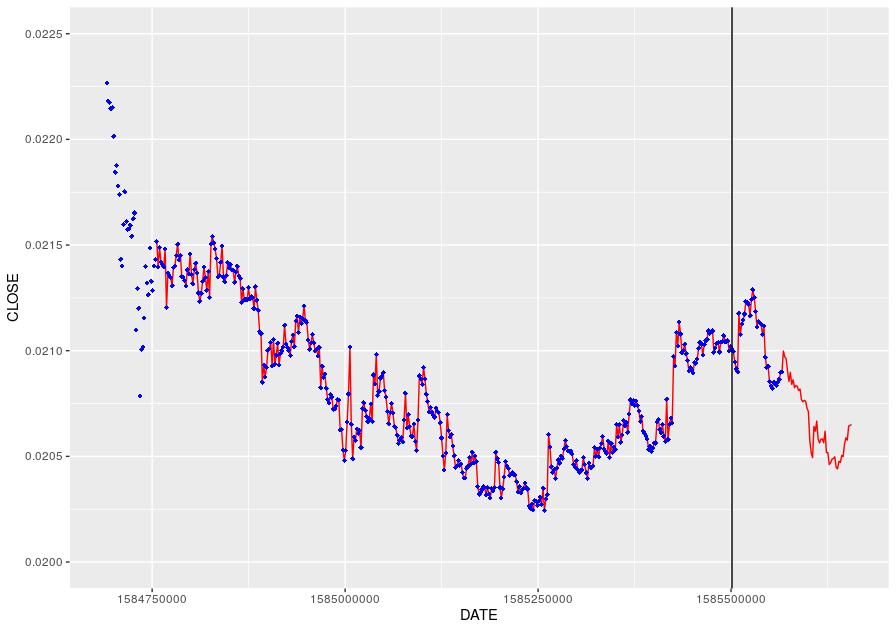

Generate this figure with R:
library('httr')
library('rjson')
library(ggplot2)
days <- 14
start <- as.numeric(Sys.time() - 24 * days * 60 * 60)
url <- paste0("https://poloniex.com/public?command=returnChartData&currencyPair=BTC_ETH&start=", start, "&end=9999999999&period=300")
r <- GET(url)
p <- 50
body <- content(r)
origin <- data.frame()
for (i in 1:length(body)){
  origin <- rbind(origin, data.frame(DATE=body[[i]]$date, CLOSE=body[[i]]$close))
}
df <- origin[1 : (nrow(origin) - p), ]
head(df)

N <- nrow(df)
tau <- (N + 1) %/% 2 
X <- matrix(, nrow=0, ncol=N-tau+1)
for(i in 1:tau){
  X <- rbind(X, df$CLOSE[i:(N-tau+i)])
}

C <- X %*% t(X) * 1/(N-tau+1)

eigs <- eigen(C)
eigs$values <- sort(eigs$values, decreasing = TRUE)
r <- tau - 1

Vr <- eigs$vectors[,1:r]
Vtau_1 <- matrix(, nrow=tau-1, ncol=0)
for(i in 1:r){
  Vtau_1 <- cbind(Vtau_1, eigs$vectors[1:(tau-1),i])
}
# df[504, ] = 0.02139798

for (k in 1:p){
  Q <- as.matrix(df$CLOSE[(N-tau+1+k):nrow(df)])
  if (abs(det(Vtau_1)) < 1e-6) {
    print("det")
    break
  }
  P <- solve(Vtau_1) %*% Q
  Xr <- Vr %*% P
  x_next <- Xr[nrow(Xr)]
  if (abs(df$CLOSE[nrow(df)] - origin$CLOSE[nrow(origin)]) > 1) {
    print("eps")
    break
  }
  df <- rbind(df, data.frame(DATE=c(df$DATE[nrow(df)-1] + 1800), CLOSE=c(x_next)))
}

df1 <- origin[(nrow(origin) - 500):nrow(origin),]
df2 <- df[(nrow(df) - 500):nrow(df),]

ggplot() + 
  geom_line(data = df1, aes(x = DATE, y = CLOSE), color = "red") +
  geom_point(data = df2, aes(x = DATE, y = CLOSE), color = "blue", shape=18) +
  #xlim(1.5855e+9, 1.586e+9)+
  ylim(0.02, 0.0225) +
  geom_vline(xintercept = df2$DATE[nrow(df2) - p])
